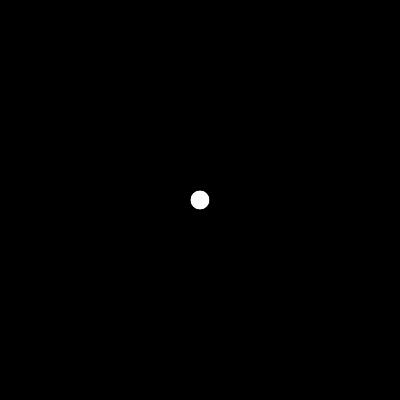
Frame 1 (no input)
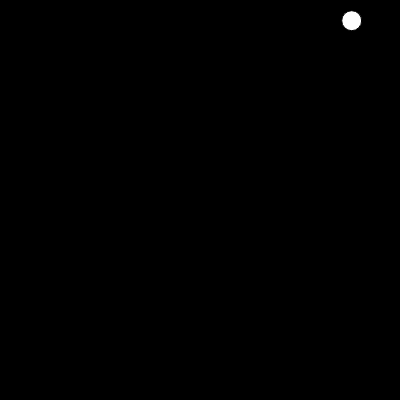
Frame 60 (no input)
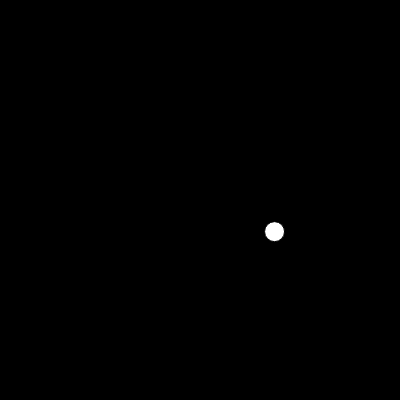
Frame 120 (the mouse pressed at the canvas centre since frame 60)

The p5.js sketch that drew these frames (run headless with seeded random() and noise() and a simulated clock; from frame 60 on, the mouse is pressed at the canvas centre):

// p5.js sketch
// ── sketch.js
var x, y, xspd, yspd, radius=10;

function setup() {
  createCanvas(400, 400);
  x = width / 2;
  y = height / 2
  xspd = random(-6, 6);
  yspd = random(-6, 6);
}

function draw() {
  background(0);
  ellipse(x, y, radius*2, radius*2);

  x = x + xspd;
  y = y + yspd;

  if ((xspd > 0 && x >= width-radius) || (xspd < 0 && x <= radius)) {
    xspd = xspd * -1;
  }

  if ((yspd > 0 && y >= height-radius) || (yspd < 0 && y <= radius)) {
    yspd = yspd * -1;
  }
}
